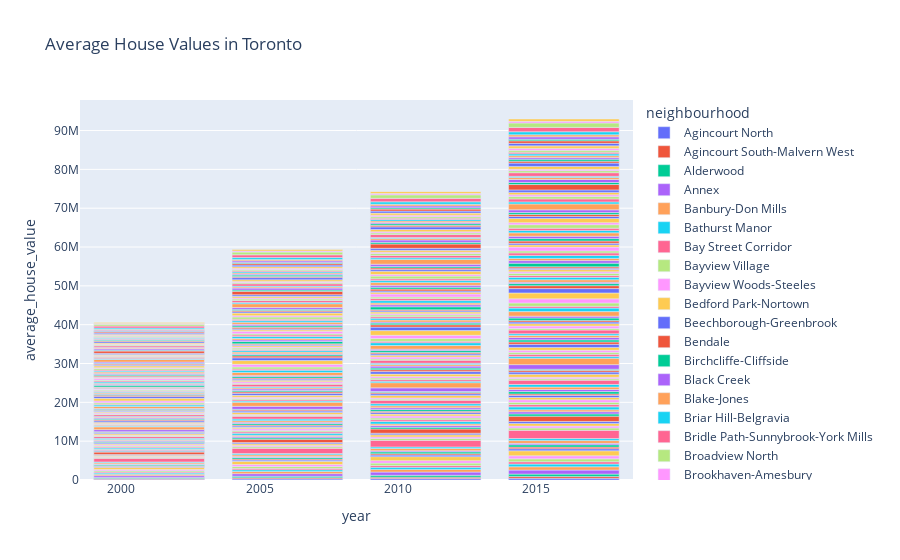

Here is the notebook cell this chart was saved with:
### Markdown cell above
## Cost Analysis - Optional Challenge

In this section, you will use Plotly express to a couple of plots that investors can interactively filter and explore various factors related to the house value of the Toronto's neighbourhoods. 

### Create a bar chart row facet to plot the average house values for all Toronto's neighbourhoods per year

### Code cell
# YOUR CODE HERE!

px.bar(
    average_house_values_by_neighbourhood, 
    x='year', y='average_house_value', 
    color="neighbourhood", 
    title="Average House Values in Toronto"
)
